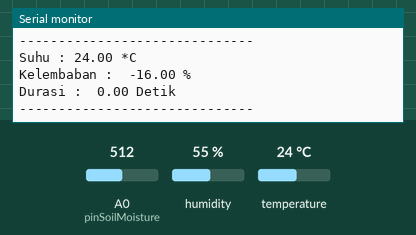
This sketch was run on a simulated ESP8266 (NodeMCU). Shown: the last lines printed to the serial monitor. Inputs (shaded band) come from the test bench; at power-on: A0 (pinSoilMoisture) = 512, humidity 55 %, temperature 24 °C.

Above: at 3.3 s.
3.4 s: A0 (pinSoilMoisture) set to 693
At 4.8 s:
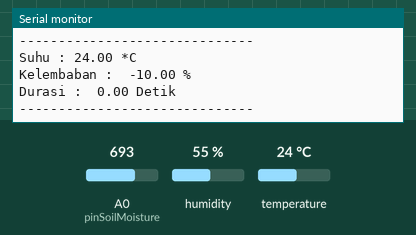
4.9 s: A0 (pinSoilMoisture) set to 717
At 5.9 s:
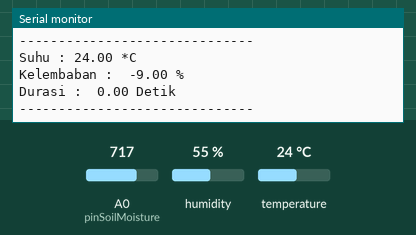
Timing chart, 0 to 7.9 s (numbered marks = the images above; inputs shaded):
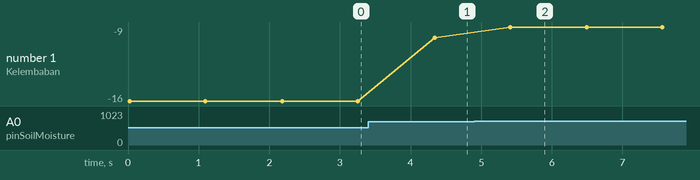

The sketch:

fuzzy-inputSensor.ino
```cpp
#include <Fuzzy.h>
#include <DHT.h>

//----------- Deklarasi Pin -----------
const int pinDHT = D3;
const int pinSoilMoisture = A0;
const int pinRelay = D5;

DHT dht(pinDHT, DHT11);
//------------ set Nilai Fuzzy ------------
Fuzzy *fuzzy = new Fuzzy();

// Fungsi keanggotaan Suhu Input
FuzzySet *cold = new FuzzySet(-10,-10, -10, 3);
FuzzySet *cool = new FuzzySet(0, 3, 12, 15);
FuzzySet *normal = new FuzzySet(12, 15, 24, 27);
FuzzySet *warm = new FuzzySet(24, 27, 36, 39);
FuzzySet *hot = new FuzzySet(36, 50, 50,50);

// Fungsi keanggotaan Kelembaban Input
FuzzySet *veryDry = new FuzzySet(0,0,0, 15);
FuzzySet *dry = new FuzzySet(10,20,20, 30);
FuzzySet *moist = new FuzzySet(10, 20, 40, 50);
FuzzySet *wet = new FuzzySet(40, 55,55,70);
FuzzySet *veryWet = new FuzzySet(40, 40,40,70);

// Fungsi keanggotaan Lama Menyiram Output
FuzzySet *off = new FuzzySet(0,0,0, 0);
FuzzySet *cepat = new FuzzySet(0, 20,20, 28);
FuzzySet *biasa = new FuzzySet(20, 28, 40, 48);
FuzzySet *lama = new FuzzySet(40, 60,60,60);

void setup() {
  Serial.begin(9600);
  pinMode(pinRelay, OUTPUT);
  dht.begin();
  fuzzySetup();
}

void loop() {
  float suhu = dht.readTemperature();
  float soilMoisture = map(analogRead(pinSoilMoisture), 1000, 4095, 0, 100);

  fuzzy->setInput(1, suhu);
  fuzzy->setInput(2, soilMoisture);
  fuzzy->fuzzify();
  float durasi = fuzzy->defuzzify(1);

  if (soilMoisture < 50) {
    pompaOn(durasi);
  } else {
    pompaOff();
  }

  displayData(suhu, soilMoisture, durasi);

  delay(1000);
}

void pompaOn(float duration) {
  digitalWrite(pinRelay, HIGH);
  delay(duration * 1000);
  digitalWrite(pinRelay, LOW);
}

void pompaOff() {
  digitalWrite(pinRelay, LOW);
}

void displayData(float temp, float soil, float duration) {
  Serial.println("------------------------------");
  Serial.print("Suhu : ");
  Serial.print(temp);
  Serial.println(" *C");
  Serial.print("Kelembaban :  ");
  Serial.print(soil);
  Serial.println(" %");
  Serial.print("Durasi :  ");
  Serial.print(duration);
  Serial.println(" Detik");
  Serial.println("------------------------------");
}


void fuzzySetup () {
  // FuzzyInput Suhu
  FuzzyInput *suhu = new FuzzyInput(1);

  suhu->addFuzzySet(cold);
  suhu->addFuzzySet(cool);
  suhu->addFuzzySet(normal);
  suhu->addFuzzySet(warm);
  suhu->addFuzzySet(hot);
  fuzzy->addFuzzyInput(suhu);

  // FuzzyInput Kelembaban Tanah
  FuzzyInput *kelembaban = new FuzzyInput(2);

  kelembaban->addFuzzySet(veryDry);
  kelembaban->addFuzzySet(dry);
  kelembaban->addFuzzySet(moist);
  kelembaban->addFuzzySet(wet);
  kelembaban->addFuzzySet(veryWet);
  fuzzy->addFuzzyInput(kelembaban);

  // FuzzyOutput RELAY (Lama Menyiram)
  FuzzyOutput *durasi = new FuzzyOutput(1);

  durasi->addFuzzySet(off);
  durasi->addFuzzySet(cepat);
  durasi->addFuzzySet(biasa);
  durasi->addFuzzySet(lama);
  fuzzy->addFuzzyOutput(durasi);


//----------------- FuzzyRule ----------------
// FuzzyRule 1
FuzzyRuleAntecedent *rule1Antecedent = new FuzzyRuleAntecedent();
rule1Antecedent->joinWithAND(veryDry, cold);

FuzzyRuleConsequent *rule1Consequent = new FuzzyRuleConsequent();
rule1Consequent->addOutput(biasa);

FuzzyRule *fuzzyRule1 = new FuzzyRule(1, rule1Antecedent, rule1Consequent);
fuzzy->addFuzzyRule(fuzzyRule1);

// FuzzyRule 2
FuzzyRuleAntecedent *rule2Antecedent = new FuzzyRuleAntecedent();
rule2Antecedent->joinWithAND(veryDry, cool);

FuzzyRuleConsequent *rule2Consequent = new FuzzyRuleConsequent();
rule2Consequent->addOutput(lama);

FuzzyRule *fuzzyRule2 = new FuzzyRule(2, rule2Antecedent, rule2Consequent);
fuzzy->addFuzzyRule(fuzzyRule2);

// FuzzyRule 3
FuzzyRuleAntecedent *rule3Antecedent = new FuzzyRuleAntecedent();
rule3Antecedent->joinWithAND(veryDry, normal);

FuzzyRuleConsequent *rule3Consequent = new FuzzyRuleConsequent();
rule3Consequent->addOutput(lama);

FuzzyRule *fuzzyRule3 = new FuzzyRule(3, rule3Antecedent, rule3Consequent);
fuzzy->addFuzzyRule(fuzzyRule3);

// FuzzyRule 4
FuzzyRuleAntecedent *rule4Antecedent = new FuzzyRuleAntecedent();
rule4Antecedent->joinWithAND(veryDry, warm);

FuzzyRuleConsequent *rule4Consequent = new FuzzyRuleConsequent();
rule4Consequent->addOutput(lama);

FuzzyRule *fuzzyRule4 = new FuzzyRule(4, rule4Antecedent, rule4Consequent);
fuzzy->addFuzzyRule(fuzzyRule4);

// FuzzyRule 5
FuzzyRuleAntecedent *rule5Antecedent = new FuzzyRuleAntecedent();
rule5Antecedent->joinWithAND(veryDry, hot);

FuzzyRuleConsequent *rule5Consequent = new FuzzyRuleConsequent();
rule5Consequent->addOutput(lama);

FuzzyRule *fuzzyRule5 = new FuzzyRule(5, rule5Antecedent, rule5Consequent);
fuzzy->addFuzzyRule(fuzzyRule5);

// FuzzyRule 6
FuzzyRuleAntecedent *rule6Antecedent = new FuzzyRuleAntecedent();
rule6Antecedent->joinWithAND(dry, cold);

FuzzyRuleConsequent *rule6Consequent = new FuzzyRuleConsequent();
rule6Consequent->addOutput(cepat);

FuzzyRule *fuzzyRule6 = new FuzzyRule(6, rule6Antecedent, rule6Consequent);
fuzzy->addFuzzyRule(fuzzyRule6);

// FuzzyRule 7
FuzzyRuleAntecedent *rule7Antecedent = new FuzzyRuleAntecedent();
rule7Antecedent->joinWithAND(dry, cool);

FuzzyRuleConsequent *rule7Consequent = new FuzzyRuleConsequent();
rule7Consequent->addOutput(biasa);

FuzzyRule *fuzzyRule7 = new FuzzyRule(7, rule7Antecedent, rule7Consequent);
fuzzy->addFuzzyRule(fuzzyRule7);

// FuzzyRule 8
FuzzyRuleAntecedent *rule8Antecedent = new FuzzyRuleAntecedent();
rule8Antecedent->joinWithAND(dry, normal);

FuzzyRuleConsequent *rule8Consequent = new FuzzyRuleConsequent();
rule8Consequent->addOutput(biasa);

FuzzyRule *fuzzyRule8 = new FuzzyRule(8, rule8Antecedent, rule8Consequent);
fuzzy->addFuzzyRule(fuzzyRule8);

// FuzzyRule 9
FuzzyRuleAntecedent *rule9Antecedent = new FuzzyRuleAntecedent();
rule9Antecedent->joinWithAND(dry, warm);

FuzzyRuleConsequent *rule9Consequent = new FuzzyRuleConsequent();
rule9Consequent->addOutput(biasa);

FuzzyRule *fuzzyRule9 = new FuzzyRule(9, rule9Antecedent, rule9Consequent);
fuzzy->addFuzzyRule(fuzzyRule9);

// FuzzyRule 10
FuzzyRuleAntecedent *rule10Antecedent = new FuzzyRuleAntecedent();
rule10Antecedent->joinWithAND(dry, hot);

FuzzyRuleConsequent *rule10Consequent = new FuzzyRuleConsequent();
rule10Consequent->addOutput(biasa);

FuzzyRule *fuzzyRule10 = new FuzzyRule(10, rule10Antecedent, rule10Consequent);
fuzzy->addFuzzyRule(fuzzyRule10);

// FuzzyRule 11
FuzzyRuleAntecedent *rule11Antecedent = new FuzzyRuleAntecedent();
rule11Antecedent->joinWithAND(moist, cold);

FuzzyRuleConsequent *rule11Consequent = new FuzzyRuleConsequent();
rule11Consequent->addOutput(off);

FuzzyRule *fuzzyRule11 = new FuzzyRule(11, rule11Antecedent, rule11Consequent);
fuzzy->addFuzzyRule(fuzzyRule11);

// FuzzyRule 12
FuzzyRuleAntecedent *rule12Antecedent = new FuzzyRuleAntecedent();
rule12Antecedent->joinWithAND(moist, cool);

FuzzyRuleConsequent *rule12Consequent = new FuzzyRuleConsequent();
rule12Consequent->addOutput(off);

FuzzyRule *fuzzyRule12 = new FuzzyRule(12, rule12Antecedent, rule12Consequent);
fuzzy->addFuzzyRule(fuzzyRule12);

// FuzzyRule 13
FuzzyRuleAntecedent *rule13Antecedent = new FuzzyRuleAntecedent();
rule13Antecedent->joinWithAND(moist, normal);

FuzzyRuleConsequent *rule13Consequent = new FuzzyRuleConsequent();
rule13Consequent->addOutput(off);

FuzzyRule *fuzzyRule13 = new FuzzyRule(13, rule13Antecedent, rule13Consequent);
fuzzy->addFuzzyRule(fuzzyRule13);

// FuzzyRule 14
FuzzyRuleAntecedent *rule14Antecedent = new FuzzyRuleAntecedent();
rule14Antecedent->joinWithAND(moist, warm);

FuzzyRuleConsequent *rule14Consequent = new FuzzyRuleConsequent();
rule14Consequent->addOutput(cepat);

FuzzyRule *fuzzyRule14 = new FuzzyRule(14, rule14Antecedent, rule14Consequent);
fuzzy->addFuzzyRule(fuzzyRule14);

// FuzzyRule 15
FuzzyRuleAntecedent *rule15Antecedent = new FuzzyRuleAntecedent();
rule15Antecedent->joinWithAND(moist, hot);

FuzzyRuleConsequent *rule15Consequent = new FuzzyRuleConsequent();
rule15Consequent->addOutput(cepat);

FuzzyRule *fuzzyRule15 = new FuzzyRule(15, rule15Antecedent, rule15Consequent);
fuzzy->addFuzzyRule(fuzzyRule15);

// FuzzyRule 16
FuzzyRuleAntecedent *rule16Antecedent = new FuzzyRuleAntecedent();
rule16Antecedent->joinWithAND(wet, cold);

FuzzyRuleConsequent *rule16Consequent = new FuzzyRuleConsequent();
rule16Consequent->addOutput(off);

FuzzyRule *fuzzyRule16 = new FuzzyRule(16, rule16Antecedent, rule16Consequent);
fuzzy->addFuzzyRule(fuzzyRule16);

// FuzzyRule 17
FuzzyRuleAntecedent *rule17Antecedent = new FuzzyRuleAntecedent();
rule17Antecedent->joinWithAND(wet, cool);

FuzzyRuleConsequent *rule17Consequent = new FuzzyRuleConsequent();
rule17Consequent->addOutput(off);

FuzzyRule *fuzzyRule17 = new FuzzyRule(17, rule17Antecedent, rule17Consequent);
fuzzy->addFuzzyRule(fuzzyRule17);

// FuzzyRule 18
FuzzyRuleAntecedent *rule18Antecedent = new FuzzyRuleAntecedent();
rule18Antecedent->joinWithAND(wet, normal);

FuzzyRuleConsequent *rule18Consequent = new FuzzyRuleConsequent();
rule18Consequent->addOutput(off);

FuzzyRule *fuzzyRule18 = new FuzzyRule(18, rule18Antecedent, rule18Consequent);
fuzzy->addFuzzyRule(fuzzyRule18);

// FuzzyRule 19
FuzzyRuleAntecedent *rule19Antecedent = new FuzzyRuleAntecedent();
rule19Antecedent->joinWithAND(wet, warm);

FuzzyRuleConsequent *rule19Consequent = new FuzzyRuleConsequent();
rule19Consequent->addOutput(cepat);

FuzzyRule *fuzzyRule19 = new FuzzyRule(19, rule19Antecedent, rule19Consequent);
fuzzy->addFuzzyRule(fuzzyRule19);

// FuzzyRule 20
FuzzyRuleAntecedent *rule20Antecedent = new FuzzyRuleAntecedent();
rule20Antecedent->joinWithAND(wet, hot);

FuzzyRuleConsequent *rule20Consequent = new FuzzyRuleConsequent();
rule20Consequent->addOutput(cepat);

FuzzyRule *fuzzyRule20 = new FuzzyRule(20, rule20Antecedent, rule20Consequent);
fuzzy->addFuzzyRule(fuzzyRule20);

// FuzzyRule 21
FuzzyRuleAntecedent *rule21Antecedent = new FuzzyRuleAntecedent();
rule21Antecedent->joinWithAND(veryWet, cold);

FuzzyRuleConsequent *rule21Consequent = new FuzzyRuleConsequent();
rule21Consequent->addOutput(off);

FuzzyRule *fuzzyRule21 = new FuzzyRule(21, rule21Antecedent, rule21Consequent);
fuzzy->addFuzzyRule(fuzzyRule21);

// FuzzyRule 22
FuzzyRuleAntecedent *rule22Antecedent = new FuzzyRuleAntecedent();
rule22Antecedent->joinWithAND(veryWet, cool);

FuzzyRuleConsequent *rule22Consequent = new FuzzyRuleConsequent();
rule22Consequent->addOutput(off);

FuzzyRule *fuzzyRule22 = new FuzzyRule(22, rule22Antecedent, rule22Consequent);
fuzzy->addFuzzyRule(fuzzyRule22);

// FuzzyRule 23
FuzzyRuleAntecedent *rule23Antecedent = new FuzzyRuleAntecedent();
rule23Antecedent->joinWithAND(veryWet, normal);

FuzzyRuleConsequent *rule23Consequent = new FuzzyRuleConsequent();
rule23Consequent->addOutput(off);

FuzzyRule *fuzzyRule23 = new FuzzyRule(23, rule23Antecedent, rule23Consequent);
fuzzy->addFuzzyRule(fuzzyRule23);

// FuzzyRule 24
FuzzyRuleAntecedent *rule24Antecedent = new FuzzyRuleAntecedent();
rule24Antecedent->joinWithAND(veryWet, warm);

FuzzyRuleConsequent *rule24Consequent = new FuzzyRuleConsequent();
rule24Consequent->addOutput(off);

FuzzyRule *fuzzyRule24 = new FuzzyRule(24, rule24Antecedent, rule24Consequent);
fuzzy->addFuzzyRule(fuzzyRule24);

// FuzzyRule 25
FuzzyRuleAntecedent *rule25Antecedent = new FuzzyRuleAntecedent();
rule25Antecedent->joinWithAND(veryWet, hot);

FuzzyRuleConsequent *rule25Consequent = new FuzzyRuleConsequent();
rule25Consequent->addOutput(off);

FuzzyRule *fuzzyRule25 = new FuzzyRule(25, rule25Antecedent, rule25Consequent);
fuzzy->addFuzzyRule(fuzzyRule25);
}
```

Measured:
- after the input at 3.4 s, the serial monitor: prints a new line after 0.94 s (image 1)
- after the input at 4.9 s, the serial monitor: prints a new line after 0.51 s (image 2)
- plotted number 1: -16 → -10 after the input at 3.4 s, -10 → -9 after the input at 4.9 s
